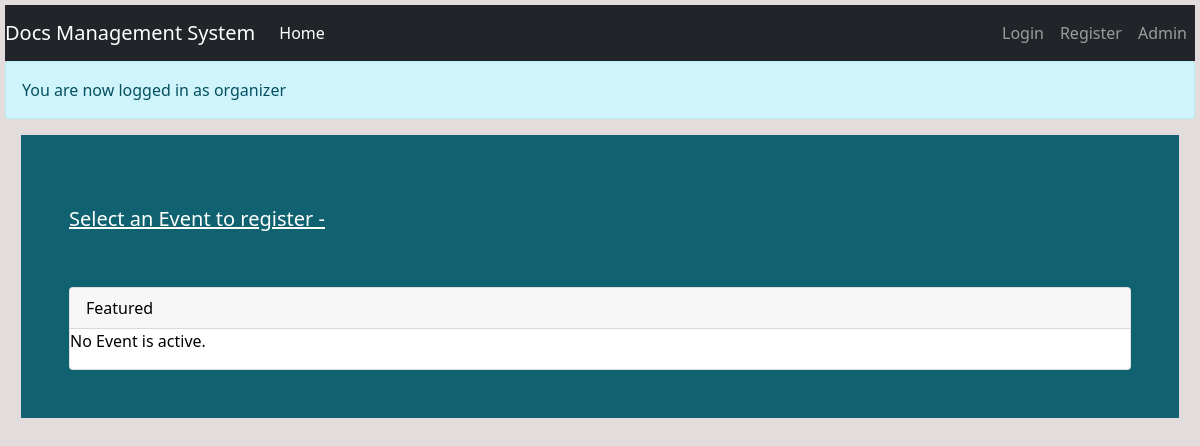
The page /event-page/organizer on the database as committed earlier.
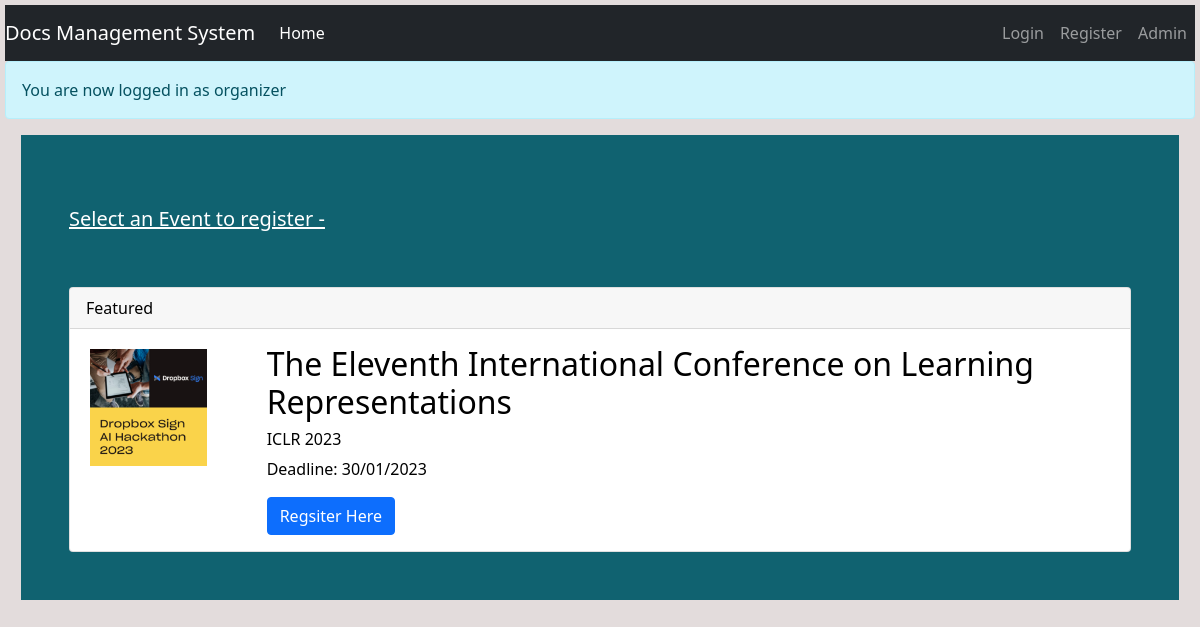
The same page on the database as committed later.
### Event/models.py (models this page shows)
class Event(db.Model):
    id = db.Column(db.Integer(), primary_key=True, autoincrement = True)
    category = db.Column(db.String(length=30), nullable=False)
    title = db.Column(db.String(length=100), nullable=False, unique=True)
    acronym = db.Column(db.String(length=50), nullable=False, unique=True)
    web_page_url = db.Column(db.String(length=100), nullable=False, unique=True)
    venue = db.Column(db.String(length=30))
    city = db.Column(db.String(length=30), nullable=False)
    country = db.Column(db.String(length=30), nullable=False)
    first_day = db.Column(db.DateTime())
    last_day = db.Column(db.DateTime(), nullable=False)
    primary_area = db.Column(db.String(length=100))
    secondary_area = db.Column(db.String(length=100))
    area_notes = db.Column(db.String(length=200))
    organizer_name = db.Column(db.String(length=30))
    organizer_web_page = db.Column(db.String(length=100))
    phone_no = db.Column(db.String(length=15))
    other_info = db.Column(db.String(length=500))
    is_approved = db.Column(db.Boolean, default=False)

### Event/routes.py (the view)
@app.route('/event-page/<role>')                   #route for redirecting the authenticated users to the main event page.
def event_page(role):
    event_approved = Event.query.filter_by(is_approved=True).all()
    return render_template('event_page.html', event_approved=event_approved, role=role)

### Event/templates/event_page.html (shortened to what this page needs)
{% extends 'base.html' %}
{% block content %}
<body>
    <div id="flash-message" class="alert alert-info" style="display:none"></div>
    <div class="position-relative overflow-hidden p-5 p-md-7 m-md-3 text-center" style="background-color:rgb(16, 98, 112); color:white">
        <br>
        <h5 class="text-left text-decoration-underline">Select an Event to register - </h5>
        <br><br>
        <div class="card text-left" style="color:black">
            <div class="card-header">
                Featured
            </div>
            {% if event_approved %}
                {% for event in event_approved %}
                    <div class="row">
                        <div class="col-md-2">
                            <img src="../static/Images/Dropbox AI hackathon.png" alt="Hackathon Image" class="card-image img-fluid">
                        </div>
                        <div class="col-md-10">
                            <div class="card-body">
                                <h2 class="card-title">{{ event.title }}</h2>
                                <h6 class="card-text">{{ event.acronym }}</h6>
                                <p class="card-text">Deadline: {{ event.last_day.strftime('%d/%m/%Y') }}</p>
                                <a href="{{ url_for('event_registration', event_id=event.id) }}" class="btn btn-primary">Regsiter Here</a>
                            </div>
                        </div>
                    </div>
                {% endfor %}
            {% else %}
                <p>No Event is active.</p>
            {% endif %}
        </div>
    </div>
</body>
{% endblock %}

### Event/templates/base.html (shortened to what this page needs)
<!doctype html>
<html lang="en">
    <head>
        <link rel="stylesheet" type="text/css" href="{{ url_for('static', filename='Styles/styles.css') }}">
        <link rel="stylesheet" href="https://cdn.jsdelivr.net/npm/bootstrap@4.5.3/dist/css/bootstrap.min.css">
        <link rel="stylesheet" href="https://cdn.jsdelivr.net/npm/bootstrap@5.5.0/dist/css/bootstrap.min.css">
        <link href="https://cdn.jsdelivr.net/npm/bootstrap@5.0.2/dist/css/bootstrap.min.css" rel="stylesheet">
    </head>
    <body>
        <nav class="navbar navbar-expand-md navbar-dark bg-dark">
            <a class="navbar-brand" href="#">Docs Management System</a>
            <div class="collapse navbar-collapse" id="navbarNav">
                <ul class="navbar-nav mr-auto">
                    <li class="nav-item active">
                        <a class="nav-link" href="{{ url_for('home_page') }}">Home<span class="sr-only">(current)</span></a>
                    </li>
                </ul>
                {% if current_user.is_authenticated %}
                    <ul class="navbar-nav">
                        {% if current_user.role == 'participant' %}
                            <li class="nav-item">
                                <a class="nav-link" href="{{ url_for('event_page', role=current_user.role) }}">Event Page</a>
                            </li>
                        {% elif current_user.role == 'organizer' %}
                            <li class="nav-item">
                                <a class="nav-link" href="{{ url_for('organizer_page', role=current_user.role) }}">Organizer's Page</a>
                            </li>
                        {% endif %}
                        <li class="nav-item">
                            <a class="nav-link">Welcome, {{ current_user.username}}</a>
                        </li>
                        <li class="nav-item">
                            <a class="nav-link" href="{{ url_for('logout_page') }}">Logout</a>
                        </li>
                    </ul>
                {% else %}
                    <ul class="navbar-nav">
                        <li class="nav-item">
                            <a class="nav-link" href="{{ url_for('login_page') }}">Login</a>
                        </li>
                        <li class="nav-item">
                            <a class="nav-link" href="{{ url_for('register_page') }}">Register</a>
                        </li>
                        <li class="nav-item">
                            <a class="nav-link" href="{{ url_for('admin_login') }}">Admin</a>
                        </li>
                    </ul>
                {% endif %}
            </div>
        </nav>
        {% block content %}
        {% endblock %}
    </body>
</html>

### Event/static/Styles/styles.css (style rules this page uses)
body { margin:2px; padding: 5px; }
.card-image { padding: 20px; display: block; margin: 0; }

### Event/templates/base.html (style rules this page uses)
body { background-color: #e3dcdc; color: black; }
nav.navbar { margin-top: 0; }

Rows that differ between the two databases and show on the page:
added Event: title "The Eleventh International Conference on Learning Representations", acronym "ICLR 2023", last_day "30/01/2023"
Other text that changed with them:
text no longer shown: "No Event is active."
